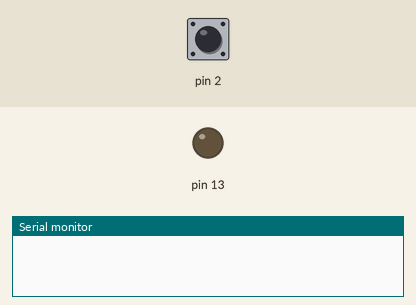
The sketch below on a simulated Arduino Uno, built with avr-gcc and run on an emulated ATmega328P. On the bench: output pins drawn as LEDs (lit = HIGH), the last lines printed to the serial monitor. The test bench sets the inputs (shaded band); at power-on: pin 2 HIGH.

Above: at 1.2 s.
1.3 s: pin 2 pulled LOW for 0.15 s
At 1.8 s:
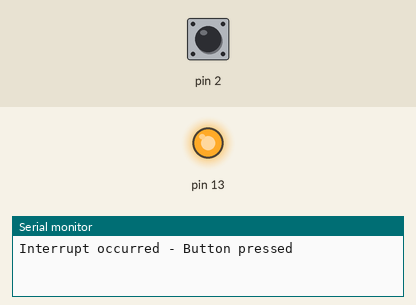
2.9 s: pin 2 pulled LOW for 1 s
At 4.2 s:
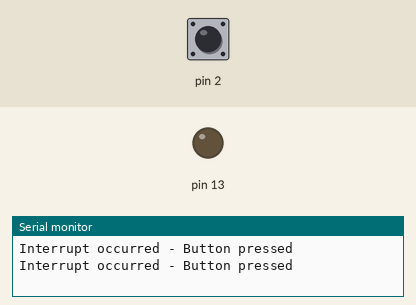
5.4 s: pin 2 pulled LOW for 3.2 s
At 6.1 s:
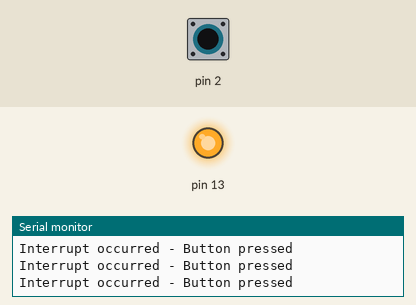
Timing chart, 0 to 8.4 s (numbered marks = the images above; inputs shaded):
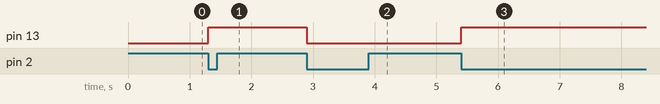

Measured:
- after the input at 1.3 s, pin 13: LOW → HIGH at once
- after the input at 2.9 s, pin 13: HIGH → LOW at once
- after the input at 5.4 s, pin 13: LOW → HIGH at once

The sketch:

maskable_api.ino
```cpp
volatile bool buttonPressed = false;

void setup()
{
    pinMode(13, OUTPUT);

    pinMode(2, INPUT_PULLUP);

    Serial.begin(9600);

    attachInterrupt(
        digitalPinToInterrupt(2),
        buttonISR,
        FALLING
    );
}

void loop()
{
    if (buttonPressed)
    {
        buttonPressed = false;

        digitalWrite(13, !digitalRead(13));

        Serial.println("Interrupt occurred - Button pressed");
    }
}

void buttonISR()
{
    buttonPressed = true;
}
```
